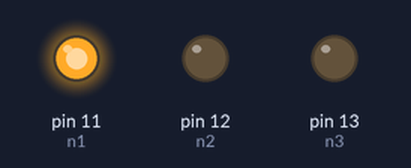
Recording of a sketch running on a simulated Arduino Uno, built with avr-gcc and run on an emulated ATmega328P. Parts: output pins drawn as LEDs (lit = HIGH). Pins used as bus, display or sensor lines are not drawn.

Above: at 0.6 s.
At 2.0 s:
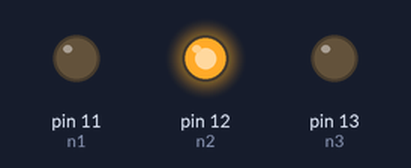
At 3.3 s:
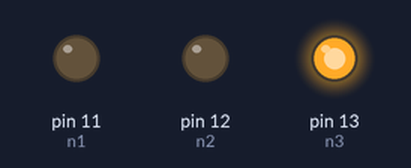
Timing chart, 0 to 5.3 s (numbered marks = the images above):
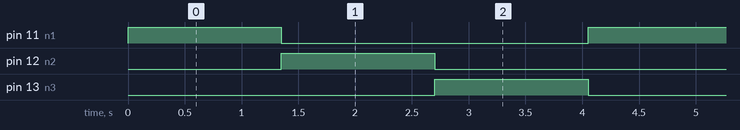

Measured:
- by itself, pin 11 (n1), pin 12 (n2), pin 13 (n3): alternates HIGH for 1.4 s and LOW for 2.7 s
- by itself, everything shown: repeats every 4.1 s, in 4 steps

The sketch:

encesa1a1.ino
```cpp
const int c1=10;
const int c2=9;
const int c3=8;
const int c4=7;
const int c5=6;
const int c6=5;
const int c7=4;
const int c8=3;
const int c9=2;
const int n1=11;
const int n2=12;
const int n3=13;

void setup()
{
  pinMode(c1, OUTPUT);
  pinMode(c2, OUTPUT);
  pinMode(c3, OUTPUT);
  pinMode(c4, OUTPUT);
  pinMode(c5, OUTPUT);
  pinMode(c6, OUTPUT);
  pinMode(c7, OUTPUT);
  pinMode(c8, OUTPUT);
  pinMode(c9, OUTPUT);
  pinMode(n1, OUTPUT);
  pinMode(n2, OUTPUT);
  pinMode(n3, OUTPUT);
}

void loop()
{
  digitalWrite(n1,HIGH);
  digitalWrite(c1,HIGH);
  delay(150);
  digitalWrite(c1,LOW);
  digitalWrite(c2,HIGH);
  delay(150);
  digitalWrite(c2,LOW);
  digitalWrite(c3,HIGH);
  delay(150);
  digitalWrite(c3,LOW);
  digitalWrite(c4,HIGH);
  delay(150);
  digitalWrite(c4,LOW);
  digitalWrite(c5,HIGH);
  delay(150);
  digitalWrite(c5,LOW);
  digitalWrite(c6,HIGH);
  delay(150);
  digitalWrite(c6,LOW);
  digitalWrite(c7,HIGH);
  delay(150);
  digitalWrite(c7,LOW);
  digitalWrite(c8,HIGH);
  delay(150);
  digitalWrite(c8,LOW);
  digitalWrite(c9,HIGH);
  delay(150);
  digitalWrite(c9,LOW);
  digitalWrite(n1,LOW);
  digitalWrite(n2,HIGH);
  digitalWrite(c1,HIGH);
  delay(150);
  digitalWrite(c1,LOW);
  digitalWrite(c2,HIGH);
  delay(150);
  digitalWrite(c2,LOW);
  digitalWrite(c3,HIGH);
  delay(150);
  digitalWrite(c3,LOW);
  digitalWrite(c4,HIGH);
  delay(150);
  digitalWrite(c4,LOW);
  digitalWrite(c5,HIGH);
  delay(150);
  digitalWrite(c5,LOW);
  digitalWrite(c6,HIGH);
  delay(150);
  digitalWrite(c6,LOW);
  digitalWrite(c7,HIGH);
  delay(150);
  digitalWrite(c7,LOW);
  digitalWrite(c8,HIGH);
  delay(150);
  digitalWrite(c8,LOW);
  digitalWrite(c9,HIGH);
  delay(150);
  digitalWrite(c9,LOW);
  digitalWrite(n2,LOW);
  digitalWrite(n3,HIGH);
  digitalWrite(c1,HIGH);
  delay(150);
  digitalWrite(c1,LOW);
  digitalWrite(c2,HIGH);
  delay(150);
  digitalWrite(c2,LOW);
  digitalWrite(c3,HIGH);
  delay(150);
  digitalWrite(c3,LOW);
  digitalWrite(c4,HIGH);
  delay(150);
  digitalWrite(c4,LOW);
  digitalWrite(c5,HIGH);
  delay(150);
  digitalWrite(c5,LOW);
  digitalWrite(c6,HIGH);
  delay(150);
  digitalWrite(c6,LOW);
  digitalWrite(c7,HIGH);
  delay(150);
  digitalWrite(c7,LOW);
  digitalWrite(c8,HIGH);
  delay(150);
  digitalWrite(c8,LOW);
  digitalWrite(c9,HIGH);
  delay(150);
  digitalWrite(c9,LOW);
  digitalWrite(n3,LOW);
}
```
